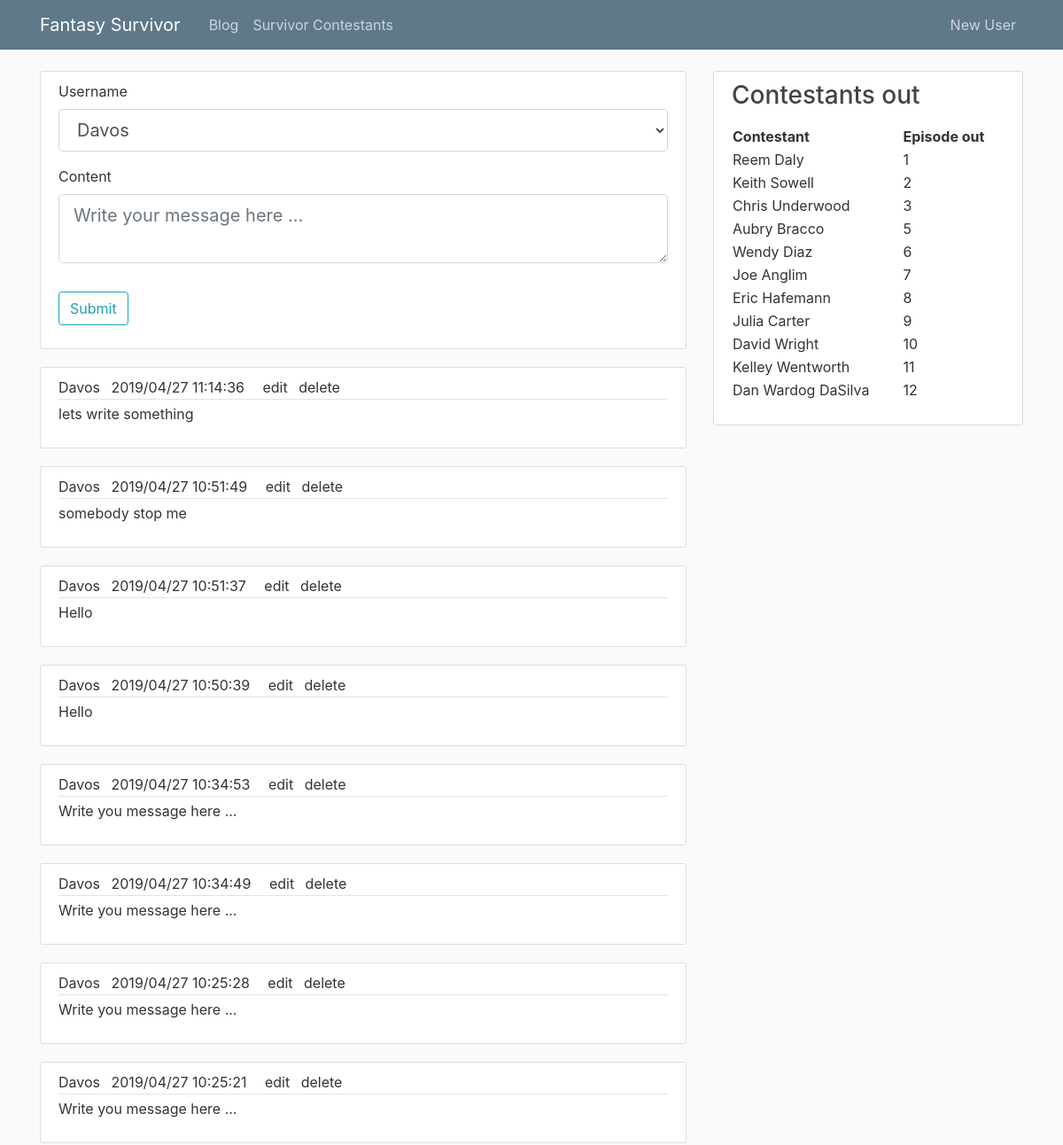
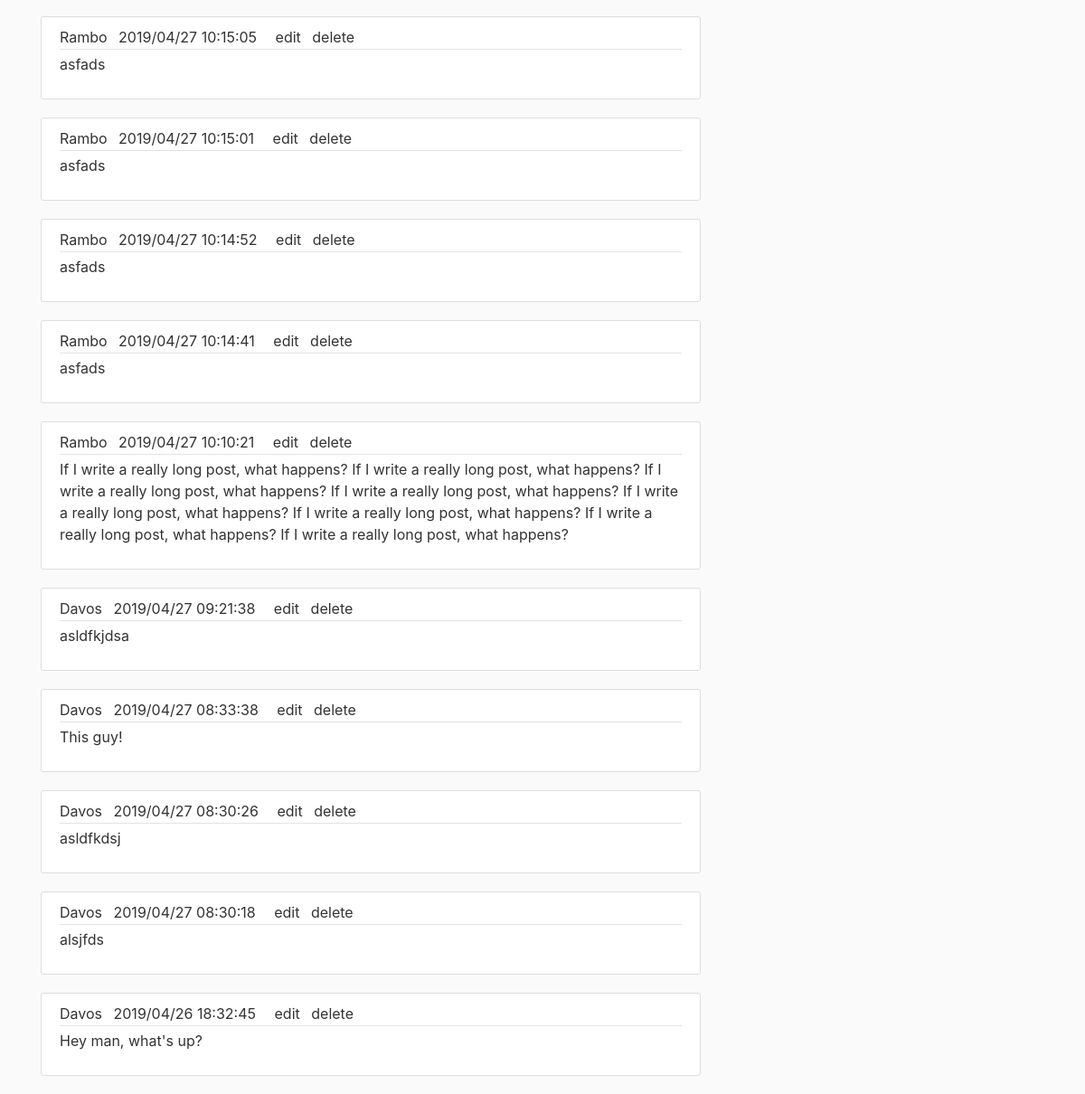
Page /blog on the committed database (2 pictures, top to bottom).
### tables this page shows
CREATE TABLE Blog
(time_  DATETIME, 
user_nm varchar(255),
comp_nm varchar(255),
post varchar(255),
PRIMARY KEY (time_, user_nm, comp_nm),
constraint fk_user
    FOREIGN KEY (user_nm)
    REFERENCES CompUser(user_nm)
    on delete cascade,
constraint fk_comp
    FOREIGN KEY (comp_nm)
    references FantasyCompetition(comp_nm)
    on delete cascade
);

CREATE TABLE Contestant
(contestant_id INTEGER PRIMARY KEY AUTOINCREMENT, 
name varchar(255),
age INT,
sex char(15),
origin_town varchar(255),
season_no INT,
ep_no INT,
position_out INT,
foreign key (season_no) references Season,
foreign key (ep_no) references Episode
);

### survivorcomp.py (the view, shortened to what this page needs)
@app.route("/blog", methods=['GET', 'POST'])
def blog():
    conn = sqlite3.connect('survivor.db')
    conn.row_factory = dict_factory
    c = conn.cursor()
    c.execute('SELECT user_nm FROM CompUser')
    results = c.fetchall()
    users = [(results.index(item), item['user_nm']) for item in results]
    form = BlogForm()
    form.username.choices = users
    conn = sqlite3.connect('survivor.db')
    conn.row_factory = dict_factory
    c = conn.cursor()
    c.execute("SELECT * FROM Blog \
        ORDER BY time_ DESC")
    blogs = c.fetchall()
    return render_template('blog.html', posts=blogs, form=form)

### forms.py
class BlogForm(FlaskForm):
    username = SelectField('Username', choices=[], coerce=int)
    content = TextAreaField('Content', validators=[DataRequired()], render_kw=dict(placeholder='Write your message here ... '))
    submit = SubmitField('Submit')

### survivorcomp.py (called while the page is built)
def dict_factory(cursor, row):
    d = {}
    for idx, col in enumerate(cursor.description):
        d[col[0]] = row[idx]
    return d

@app.context_processor
def feed_layout():
    conn = sqlite3.connect('survivor.db')
    conn.row_factory = dict_factory
    c = conn.cursor()
    c.execute("SELECT name, ep_no \
        FROM contestant \
        Where ep_no is not Null \
        order by ep_no")
    out_cons = c.fetchall()
    return dict(out_cons=out_cons)

### templates/blog.html (shortened to what this page needs)
{% extends "layout.html" %}
{% block content %}
<div class="content-section">
    <form method="POST" action="">
        <fieldset class="form-group">
            <div class="form-group">
                {{ form.username.label(class="form-control-label") }}
                {% if form.username.errors %}
                    {{ form.username(class="form-control form-control-lg is-invalid") }}
                    <div class="invalid-feedback">
                        {% for error in form.username.errors %}
                            <span>{{ error }}</span>
                        {% endfor %}
                    </div>
                {% else %}
                    {{ form.username(class="form-control form-control-lg") }}
                {% endif %}
            </div>
                <div class="form-group">
                        {{ form.content.label(class="form-control-label") }}
                        {% if form.content.errors %}
                            {{ form.content(class="form-control form-control-lg is-invalid") }}
                            <div class="invalid-feedback">
                                {% for error in form.username.errors %}
                                    <span>{{ error }}</span>
                                {% endfor %}
                            </div>
                        {% else %}
                            {{ form.content(class="form-control form-control-lg") }}
                        {% endif %}
                    </div>
        </fieldset>
        <div class="form-group">
            {{ form.submit(class="btn btn-outline-info") }}
        </div>
    </form>
</div>
    {% for post in posts %}
      <article class="media content-section">
        <div class="media-body">
          <div class="article-metadata">
            <a class="mr-2" >{{ post.user_nm }}</a>
            <a class="mr-2" >{{ post.time_ }}</a>
            <a class="ml-2" >edit</a>
            <a class="ml-2" >delete</a>
          </div>
          <p class="article-content">{{ post.post }}</p>
        </div>
      </article>
    {% endfor %}
{% endblock content %}

### templates/layout.html (shortened to what this page needs)
<!DOCTYPE html>
<html>
<head>
    <link rel="stylesheet" href="https://maxcdn.bootstrapcdn.com/bootstrap/4.0.0/css/bootstrap.min.css">
    <link rel="stylesheet" type="text/css" href="{{ url_for('static', filename='main.css') }}">
</head>
<body>
    <header class="site-header">
      <nav class="navbar navbar-expand-md navbar-dark bg-steel fixed-top">
        <div class="container">
          <a class="navbar-brand mr-4" href="/">Fantasy Survivor</a>
          <div class="collapse navbar-collapse" id="navbarToggle">
            <div class="navbar-nav mr-auto">
              <a class="nav-item nav-link" href="{{ url_for('blog') }}">Blog</a>
              <a class="nav-item nav-link" href="{{ url_for('contestants') }}">Survivor Contestants</a>
            </div>
            <div class="navbar-nav">
              <a class="nav-item nav-link" href="{{ url_for('register') }}">New User</a>
            </div>
          </div>
        </div>
      </nav>
    </header>
    <main role="main" class="container">
      <div class="row">
        <div class="col-md-8">
          {% block content %}
          {% endblock %}
        </div>
        <div class="col-md-4">
          <div class="content-section">
            <h3>Contestants out</h3>
            <p class='text-muted'>
              <table style="width:100%">
                <tr>
                  <th>Contestant</th>
                  <th>Episode out</th>
                </tr>
                  {% for contestant in out_cons%}
                    <tr>
                      <td>{{ contestant['name'] }}</td>
                      <td>{{ contestant['ep_no'] }}</td>
                    </tr>
                  {% endfor %}
              </table>
            </p>
          </div>
        </div>
      </div>
    </main>
</body>
</html>

### static/main.css (style rules this page uses)
body { background: #fafafa; color: #333333; margin-top: 5rem; }
h1, h2, h3, h4, h5, h6 { color: #444444; }
.bg-steel { background-color: #5f788a; }
.site-header .navbar-nav .nav-link { color: #cbd5db; }
.content-section { background: #ffffff; padding: 10px 20px; border: 1px solid #dddddd; border-radius: 3px; margin-bottom: 20px; }
.article-content { white-space: pre-line; }
.article-metadata { padding-bottom: 1px; margin-bottom: 4px; border-bottom: 1px solid #e3e3e3 }

### rows in the picture
Blog: user_nm "Davos", time_ "2019/04/27 11:14:36", post "lets write something"
Blog: user_nm "Davos", time_ "2019/04/27 10:51:49", post "somebody stop me"
Blog: user_nm "Davos", time_ "2019/04/27 10:51:37", post "Hello"
Blog: user_nm "Davos", time_ "2019/04/27 10:50:39", post "Hello"
Blog: user_nm "Davos", time_ "2019/04/27 10:34:53", post "Write you message here ..."
Blog: user_nm "Davos", time_ "2019/04/27 10:34:49", post "Write you message here ..."
Blog: user_nm "Davos", time_ "2019/04/27 10:25:28", post "Write you message here ..."
Blog: user_nm "Davos", time_ "2019/04/27 10:25:21", post "Write you message here ..."
Blog: user_nm "Rambo", time_ "2019/04/27 10:15:05", post "asfads"
Blog: user_nm "Rambo", time_ "2019/04/27 10:15:01", post "asfads"
Blog: user_nm "Rambo", time_ "2019/04/27 10:14:52", post "asfads"
Blog: user_nm "Rambo", time_ "2019/04/27 10:14:41", post "asfads"
Blog: user_nm "Rambo", time_ "2019/04/27 10:10:21", post "If I write a really long post, what happens? If I write a really long post, what happens? If I write a really long post, what happens? If I write a really long post, what happens? If I write a really long post, what happens? If I write a really long post, what happens? If I write a really long post, what happens? If I write a really long post, what happens?"
Blog: user_nm "Davos", time_ "2019/04/27 09:21:38", post "asldfkjdsa"
Blog: user_nm "Davos", time_ "2019/04/27 08:33:38", post "This guy!"
Blog: user_nm "Davos", time_ "2019/04/27 08:30:26", post "asldfkdsj"
Blog: user_nm "Davos", time_ "2019/04/27 08:30:18", post "alsjfds"
Blog: user_nm "Davos", time_ "2019/04/26 18:32:45", post "Hey man, what's up?"
Contestant: name "Reem Daly", ep_no "1"
Contestant: name "Keith Sowell", ep_no "2"
Contestant: name "Chris Underwood", ep_no "3"
Contestant: name "Aubry Bracco", ep_no "5"
Contestant: name "Wendy Diaz", ep_no "6"
Contestant: name "Joe Anglim", ep_no "7"
Contestant: name "Eric Hafemann", ep_no "8"
Contestant: name "Julia Carter", ep_no "9"
Contestant: name "David Wright", ep_no "10"
Contestant: name "Kelley Wentworth", ep_no "11"
Contestant: name "Dan Wardog DaSilva", ep_no "12"
